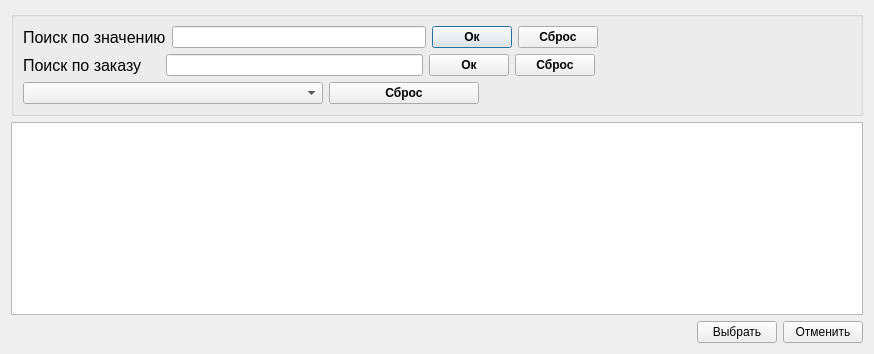
<?xml version="1.0" encoding="UTF-8"?>
<ui version="4.0">
 <class>w_ord_nom</class>
 <widget class="QDialog" name="w_ord_nom">
  <property name="geometry">
   <rect>
    <x>0</x>
    <y>0</y>
    <width>874</width>
    <height>354</height>
   </rect>
  </property>
  <property name="windowTitle">
   <string>Добавить наименование</string>
  </property>
  <layout class="QVBoxLayout" name="verticalLayout">
   <item>
    <widget class="QGroupBox" name="box_serch_agent">
     <property name="sizePolicy">
      <sizepolicy hsizetype="Preferred" vsizetype="Maximum">
       <horstretch>0</horstretch>
       <verstretch>0</verstretch>
      </sizepolicy>
     </property>
     <property name="title">
      <string/>
     </property>
     <layout class="QVBoxLayout" name="verticalLayout_5">
      <item>
       <layout class="QHBoxLayout" name="lay_value_serch_agent">
        <item>
         <widget class="QLabel" name="label_value_serch_agent">
          <property name="font">
           <font>
            <pointsize>12</pointsize>
           </font>
          </property>
          <property name="text">
           <string>Поиск по значению</string>
          </property>
         </widget>
        </item>
        <item>
         <widget class="QLineEdit" name="lineedit_value_serch_agent"/>
        </item>
        <item>
         <widget class="QPushButton" name="pushbutton_ok_value_serch_agent">
          <property name="font">
           <font>
            <pointsize>9</pointsize>
            <weight>75</weight>
            <bold>true</bold>
           </font>
          </property>
          <property name="text">
           <string>Ок</string>
          </property>
         </widget>
        </item>
        <item>
         <widget class="QPushButton" name="pushButton_cancel_value_serch_agent">
          <property name="font">
           <font>
            <pointsize>9</pointsize>
            <weight>75</weight>
            <bold>true</bold>
           </font>
          </property>
          <property name="text">
           <string>Сброс</string>
          </property>
         </widget>
        </item>
        <item>
         <spacer name="hspacer_4">
          <property name="orientation">
           <enum>Qt::Horizontal</enum>
          </property>
          <property name="sizeHint" stdset="0">
           <size>
            <width>40</width>
            <height>20</height>
           </size>
          </property>
         </spacer>
        </item>
       </layout>
      </item>
      <item>
       <layout class="QHBoxLayout" name="lay_nomber_serch_agent">
        <item>
         <widget class="QLabel" name="label_nomber_serch_agent">
          <property name="font">
           <font>
            <pointsize>12</pointsize>
           </font>
          </property>
          <property name="text">
           <string>Поиск по заказу</string>
          </property>
         </widget>
        </item>
        <item>
         <spacer name="hspacer_nomber_serch_agent">
          <property name="orientation">
           <enum>Qt::Horizontal</enum>
          </property>
          <property name="sizeType">
           <enum>QSizePolicy::Fixed</enum>
          </property>
          <property name="sizeHint" stdset="0">
           <size>
            <width>18</width>
            <height>20</height>
           </size>
          </property>
         </spacer>
        </item>
        <item>
         <widget class="QLineEdit" name="lineedit_nomber_serch_agent"/>
        </item>
        <item>
         <widget class="QPushButton" name="pushbutton_ok_nomber_serch_agent">
          <property name="font">
           <font>
            <pointsize>9</pointsize>
            <weight>75</weight>
            <bold>true</bold>
           </font>
          </property>
          <property name="text">
           <string>Ок</string>
          </property>
         </widget>
        </item>
        <item>
         <widget class="QPushButton" name="pushbutton_cancel_nomber_serch_agent">
          <property name="font">
           <font>
            <pointsize>9</pointsize>
            <weight>75</weight>
            <bold>true</bold>
           </font>
          </property>
          <property name="text">
           <string>Сброс</string>
          </property>
         </widget>
        </item>
        <item>
         <spacer name="hspacer_3">
          <property name="orientation">
           <enum>Qt::Horizontal</enum>
          </property>
          <property name="sizeHint" stdset="0">
           <size>
            <width>40</width>
            <height>20</height>
           </size>
          </property>
         </spacer>
        </item>
       </layout>
      </item>
      <item>
       <layout class="QHBoxLayout" name="layout_type">
        <item>
         <widget class="QComboBox" name="combobox_type">
          <property name="sizePolicy">
           <sizepolicy hsizetype="Expanding" vsizetype="Fixed">
            <horstretch>0</horstretch>
            <verstretch>0</verstretch>
           </sizepolicy>
          </property>
          <property name="minimumSize">
           <size>
            <width>300</width>
            <height>0</height>
           </size>
          </property>
          <property name="maximumSize">
           <size>
            <width>300</width>
            <height>16777215</height>
           </size>
          </property>
         </widget>
        </item>
        <item>
         <widget class="QPushButton" name="pushbutton_cancel_hard_serch_agent">
          <property name="sizePolicy">
           <sizepolicy hsizetype="Minimum" vsizetype="Fixed">
            <horstretch>0</horstretch>
            <verstretch>0</verstretch>
           </sizepolicy>
          </property>
          <property name="minimumSize">
           <size>
            <width>150</width>
            <height>0</height>
           </size>
          </property>
          <property name="font">
           <font>
            <pointsize>9</pointsize>
            <weight>75</weight>
            <bold>true</bold>
           </font>
          </property>
          <property name="mouseTracking">
           <bool>false</bool>
          </property>
          <property name="tabletTracking">
           <bool>false</bool>
          </property>
          <property name="text">
           <string>Сброс</string>
          </property>
         </widget>
        </item>
        <item>
         <spacer name="hspacer_2">
          <property name="orientation">
           <enum>Qt::Horizontal</enum>
          </property>
          <property name="sizeType">
           <enum>QSizePolicy::Expanding</enum>
          </property>
          <property name="sizeHint" stdset="0">
           <size>
            <width>372</width>
            <height>20</height>
           </size>
          </property>
         </spacer>
        </item>
       </layout>
      </item>
     </layout>
    </widget>
   </item>
   <item>
    <widget class="QTableWidget" name="table"/>
   </item>
   <item>
    <layout class="QHBoxLayout" name="layout_button">
     <item>
      <spacer name="hspacer">
       <property name="orientation">
        <enum>Qt::Horizontal</enum>
       </property>
       <property name="sizeHint" stdset="0">
        <size>
         <width>40</width>
         <height>20</height>
        </size>
       </property>
      </spacer>
     </item>
     <item>
      <widget class="QPushButton" name="pushbutton_save">
       <property name="text">
        <string>Выбрать</string>
       </property>
      </widget>
     </item>
     <item>
      <widget class="QPushButton" name="pushbutton_cancel">
       <property name="text">
        <string>Отменить</string>
       </property>
      </widget>
     </item>
    </layout>
   </item>
  </layout>
 </widget>
 <resources/>
 <connections/>
</ui>
